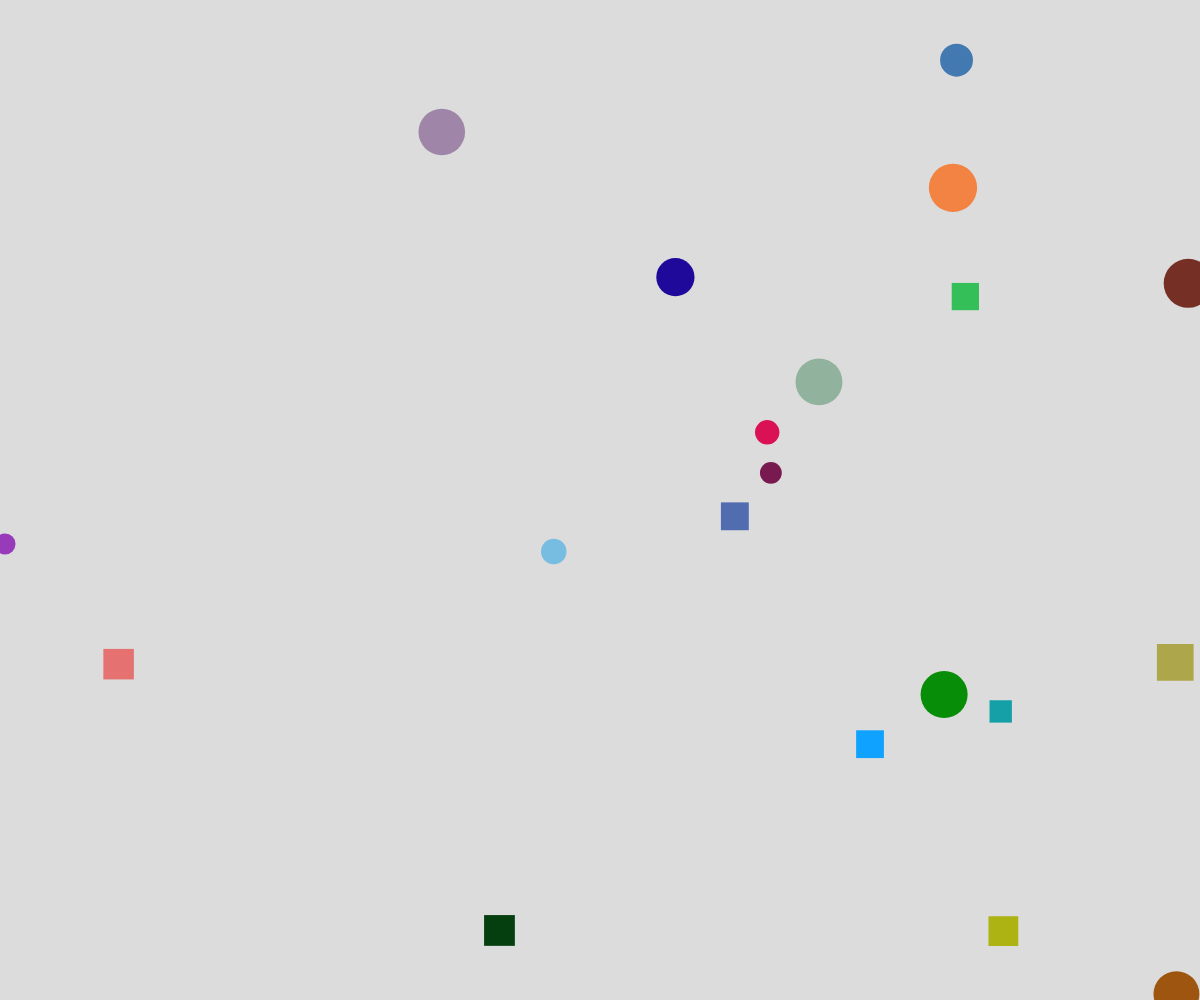
Frame 1 (no input)
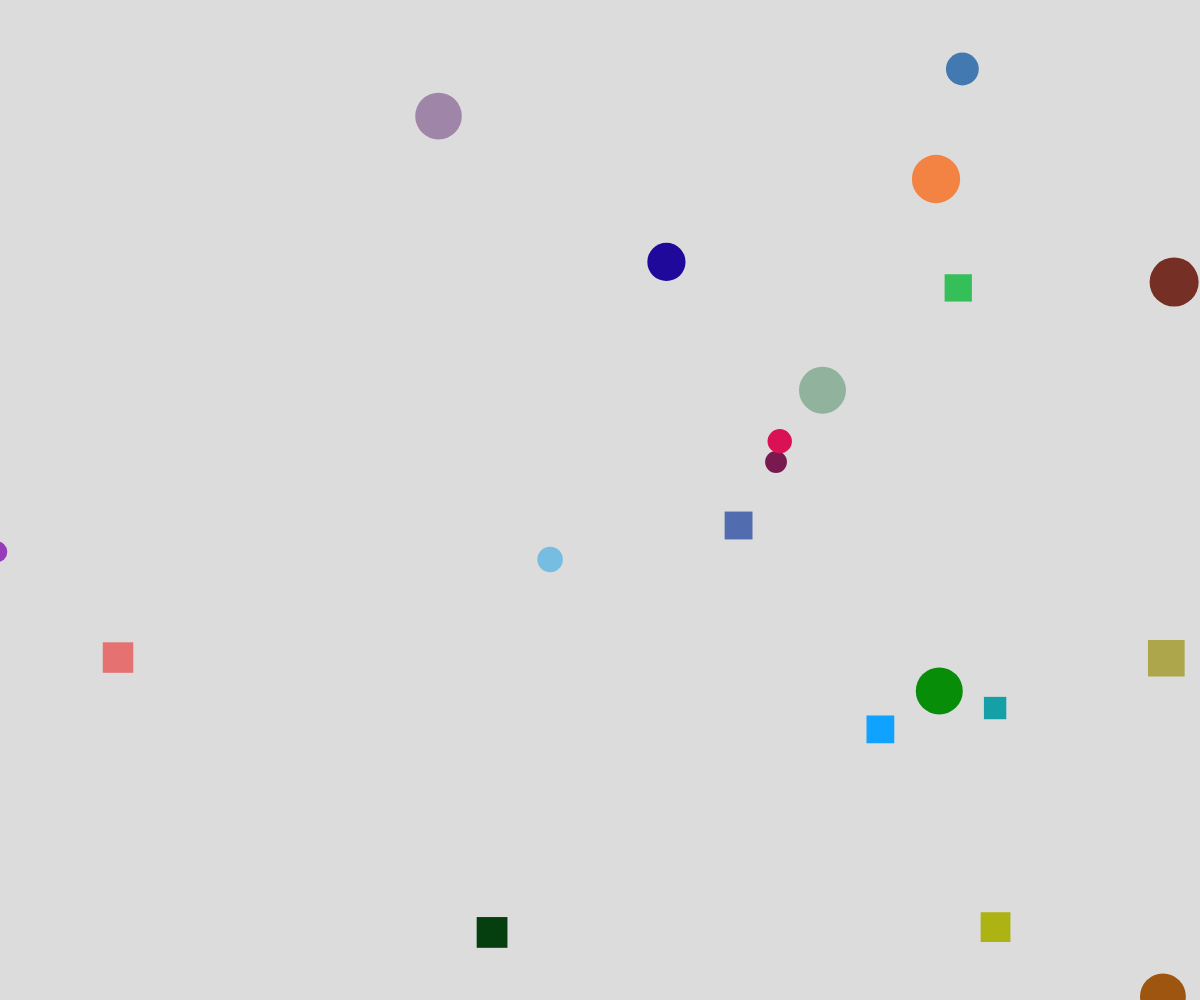
Frame 60 (no input)
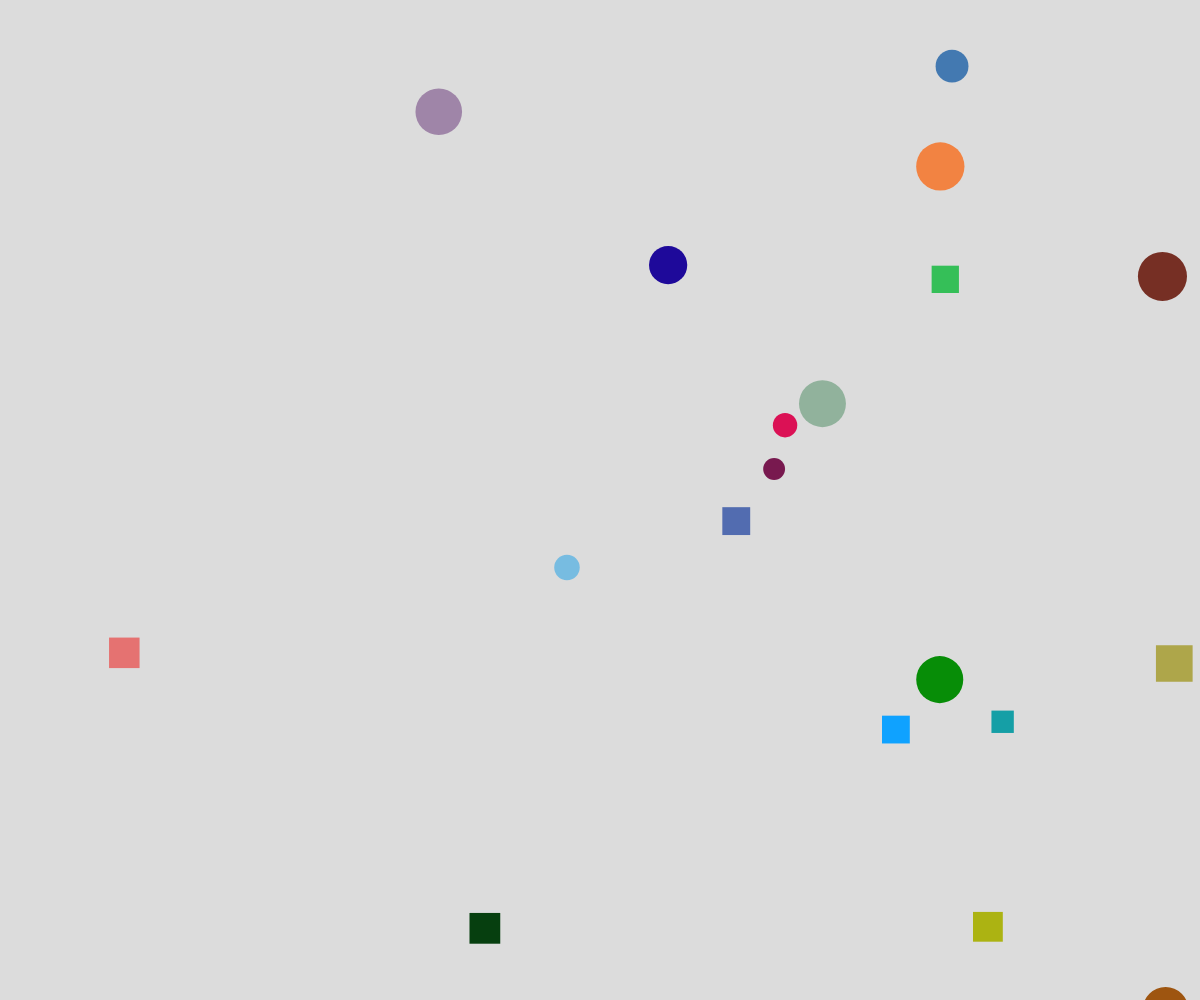
Frame 120 (the mouse pressed at the canvas centre since frame 60)

The p5.js sketch that drew these frames (run headless with seeded random() and noise() and a simulated clock; from frame 60 on, the mouse is pressed at the canvas centre):

// p5.js sketch
// ── sketch.js
// Project Title
// Your Name
// Date
//
// Extra for Experts:
// - describe what you did to take this project "above and beyond"

let shapes = [];

function setup() {
  createCanvas(windowWidth, windowHeight);

  for (let i = 0; i < 20; i++){
    let choice = random(100);
    if(choice < 50){
      let theColor = color(random(255), random(255), random(255));
      let aShape = new Circle(random(width), random(height), theColor, random(20, 50));
      shapes.push(aShape);
    }
    else{
    let theColor = color(random(255), random(255), random(255));
    let aShape = new Square(random(width), random(height), theColor, random(20, 50));
    shapes.push(aShape);
    }

  }
}

function draw() {
  background(220);

  for(let shape of shapes){
    shape.move();
    shape.display();
  }
}

class Shape {
  constructor(x, y, color){
  this.x = x;
  this.y = y;
  this.color = color;
  }

  display(){
    fill(this.color);
    noStroke();
  }

  move() {
    this.x += random(-2, 2);
    this.y += random(-2, 2);
  }
}

class Circle extends Shape {
  constructor(x, y, color, radius){
    super(x, y, color);
    this.radius = radius;
  }

  display(){
    super.display();
    circle(this.x, this.y, this.radius);
  }
}

class Square extends Shape {
  constructor(x, y, color, size){
    super(x, y, color);
    this.size = size;
  }

  display(){
    super.display();
    rectMode(CENTER);
    square(this.x, this.y, this.size);
  }
}
